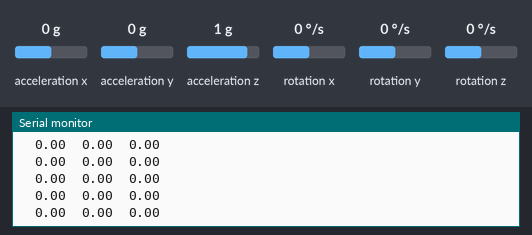
A sketch run on a simulated Arduino Uno, built with avr-gcc and run on an emulated ATmega328P. Shown: the last lines printed to the serial monitor. The inputs (shaded band) are chosen by the test bench; at power-on: acceleration x 0 g, acceleration y 0 g, acceleration z 1 g, rotation z 0 °/s, rotation x 0 °/s, rotation y 0 °/s.

Above: at 1.7 s.
1.8 s: acceleration x set to -1.4 g
At 2.5 s:
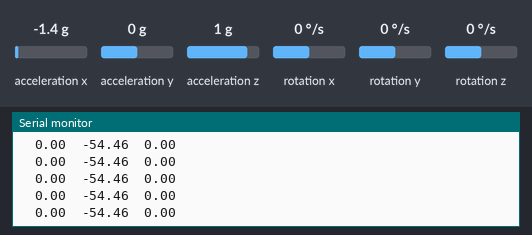
3.3 s: acceleration y set to -1.4 g
At 4.1 s:
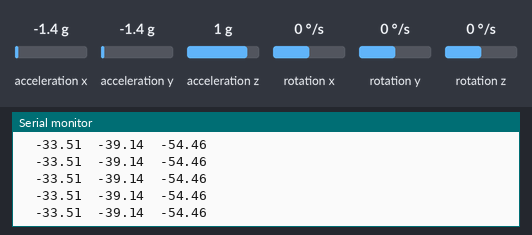
6.3 s: acceleration z set to -1.4 g
At 7.0 s:
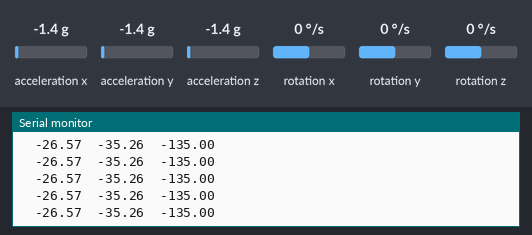
7.8 s: rotation z set to -192 °/s
At 8.7 s:
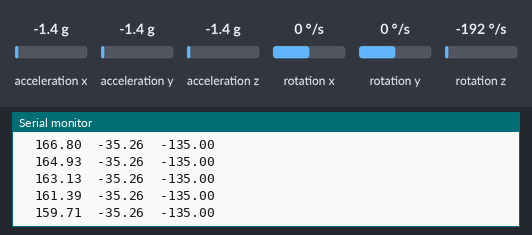
9.3 s: acceleration z set to 1.4 g
At 10.3 s:
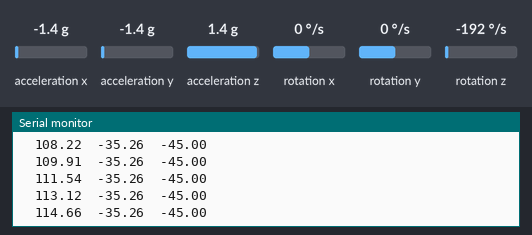
Timing chart, 0 to 12.3 s (numbered marks = the images above; inputs shaded):
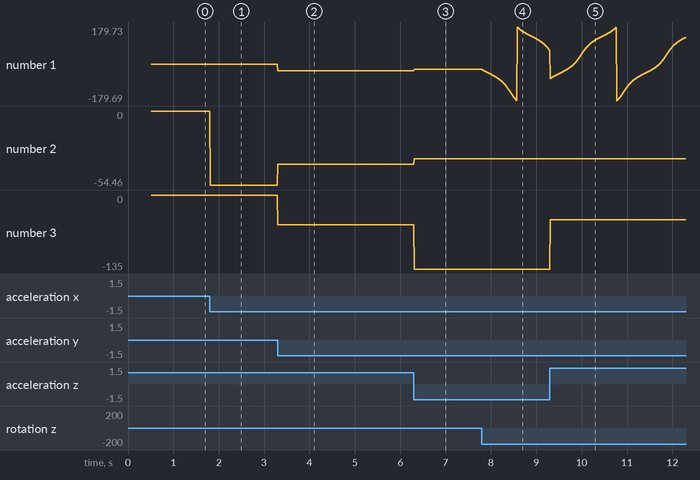

Measured:
- after the input at 1.8 s, the serial monitor: prints a new line at once (image 1)
- after the input at 3.3 s, the serial monitor: prints a new line at once (image 2)
- after the input at 6.3 s, the serial monitor: prints a new line at once (image 3)
- after the input at 7.8 s, the serial monitor: prints a new line at once (image 4)
- plotted number 1: 0 → -33.51 after the input at 3.3 s, -33.51 → -26.57 after the input at 6.3 s, -26.57 → 65.28 after the input at 7.8 s
- plotted number 2: 0 → -54.46 after the input at 1.8 s, -54.46 → -39.14 after the input at 3.3 s, -39.14 → -35.26 after the input at 6.3 s
- plotted number 3: -54.46 → -135 after the input at 6.3 s

The sketch:

test_mpu6050.ino
```cpp
#include "I2Cdev.h"
#include "MPU6050_6Axis_MotionApps20.h"

#if I2CDEV_IMPLEMENTATION == I2CDEV_ARDUINO_WIRE
    #include "Wire.h"
#endif

MPU6050 mpu;

#define LED_PIN 13 // (Arduino is 13, Teensy is 11, Teensy++ is 6)

// MPU control/status vars
bool dmpReady = false;  // set true if DMP init was successful
uint8_t mpuIntStatus;   // holds actual interrupt status byte from MPU
uint8_t devStatus;      // return status after each device operation (0 = success, !0 = error)
uint16_t packetSize;    // expected DMP packet size (default is 42 bytes)
uint16_t fifoCount;     // count of all bytes currently in FIFO
uint8_t fifoBuffer[64]; // FIFO storage buffer

VectorFloat gravity;    // [x, y, z]            gravity vector
    Quaternion q;
    float ypr[3];

void init_MPU(){
    // join I2C bus (I2Cdev library doesn't do this automatically)
    #if I2CDEV_IMPLEMENTATION == I2CDEV_ARDUINO_WIRE
        Wire.begin();
        Wire.setClock(400000); // 400kHz I2C clock. Comment this line if having compilation difficulties
    #elif I2CDEV_IMPLEMENTATION == I2CDEV_BUILTIN_FASTWIRE
        Fastwire::setup(400, true);
    #endif

    // initialize device
    Serial.println(F("Initializing I2C devices..."));
    mpu.initialize();

    // verify connection
    Serial.println(F("Testing device connections..."));
    Serial.println(mpu.testConnection() ? F("MPU6050 connection successful") : F("MPU6050 connection failed"));

    // load and configure the DMP
    Serial.println(F("Initializing DMP..."));
    devStatus = mpu.dmpInitialize();

    // supply your own gyro offsets here, scaled for min sensitivity
    mpu.setXGyroOffset(220);
    mpu.setYGyroOffset(76);
    mpu.setZGyroOffset(-85);
    mpu.setZAccelOffset(1788); // 1688 factory default for my test chip

    if (devStatus == 0) {
        Serial.println(F("Enabling DMP..."));
        mpu.setDMPEnabled(true);
        mpuIntStatus = mpu.getIntStatus();
        dmpReady = true;
        packetSize = mpu.dmpGetFIFOPacketSize();
    } else {
        // 1 = initial memory load failed
        // 2 = DMP configuration updates failed
        Serial.print(F("DMP Initialization failed (code "));
        Serial.print(devStatus);
        Serial.println(F(")"));
    }
}

void get_MPU_values(void){
    // orientation/motion vars


    // wait for MPU interrupt or extra packet(s) available
    while (fifoCount < packetSize) {
        // try to get out of the infinite loop
        fifoCount = mpu.getFIFOCount();
        // other program behavior stuff here
        // .
        // .
        // .
        // if you are really paranoid you can frequently test in between other
        // stuff to see if mpuInterrupt is true, and if so, "break;" from the
        // while() loop to immediately process the MPU data
        // .
        // .
        // .
    }

    mpuIntStatus = mpu.getIntStatus();

    // get current FIFO count
    fifoCount = mpu.getFIFOCount();

    // check for overflow (this should never happen unless our code is too inefficient)
    if ((mpuIntStatus & _BV(MPU6050_INTERRUPT_FIFO_OFLOW_BIT)) || fifoCount >= 1024) {
        // reset so we can continue cleanly
        mpu.resetFIFO();
        fifoCount = mpu.getFIFOCount();
        Serial.println(F("FIFO overflow!"));

    // otherwise, check for DMP data ready interrupt (this should happen frequently)
    } else if (mpuIntStatus & _BV(MPU6050_INTERRUPT_DMP_INT_BIT)) {
        // wait for correct available data length, should be a VERY short wait
        while (fifoCount < packetSize) fifoCount = mpu.getFIFOCount();

        // read a packet from FIFO
        mpu.getFIFOBytes(fifoBuffer, packetSize);

        // track FIFO count here in case there is > 1 packet available
        // (this lets us immediately read more without waiting for an interrupt)
        fifoCount -= packetSize;

        mpu.dmpGetQuaternion(&q, fifoBuffer);
        mpu.dmpGetGravity(&gravity, &q);
        mpu.dmpGetYawPitchRoll(ypr, &q, &gravity);
    }
}

void setup() {
    Serial.begin(115200);
    while (!Serial);
    init_MPU();
    // delay(12000);
}

void loop() {
    if (!dmpReady) return;
    get_MPU_values();

    Serial.print("\t");
    Serial.print(ypr[0] * 180 / M_PI);
    Serial.print("\t");
    Serial.print(ypr[1] * 180 / M_PI);
    Serial.print("\t");
    Serial.println(ypr[2] * 180 / M_PI);
}
```
